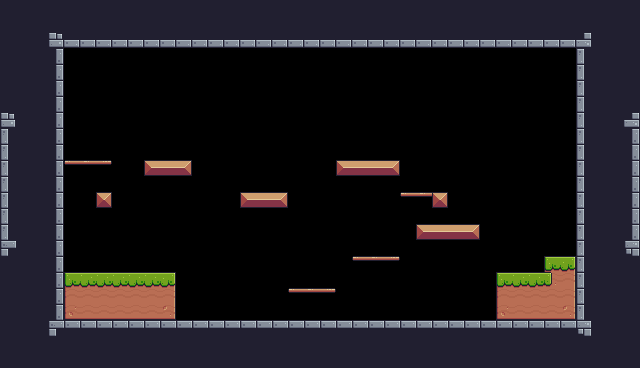

This is a level from a 2D game, rendered from its Tiled map with the project's own tilesets. A one-line summary and the complete map file follow:
An orthogonal 40x23 tile map with 16x16 px tiles, 1 tile layer (Background) and 23 objects (4x Fruit, Player).

<map version="1.10" tiledversion="1.10.2" orientation="orthogonal" renderorder="right-down" width="40" height="23" tilewidth="16" tileheight="16" infinite="0" nextlayerid="4" nextobjectid="53">
 <properties>
  <property name="BacgroundColor" value="White" />
 </properties>
 <tileset firstgid="1" source="BadAdventure.tsx" />
 <layer id="1" name="Background" width="40" height="23">
  <properties>
   <property name="BackgorundColor" value="Gray" />
  </properties>
  <data encoding="csv">
24,24,24,24,24,24,24,24,24,24,24,24,24,24,24,24,24,24,24,24,24,24,24,24,24,24,24,24,24,24,24,24,24,24,24,24,24,24,24,24,
24,24,24,24,24,24,24,24,24,24,24,24,24,24,24,24,24,24,24,24,24,24,24,24,24,24,24,24,24,24,24,24,24,24,24,24,24,24,24,24,
24,24,112,45,46,46,46,46,46,46,46,46,46,46,46,46,46,46,46,46,46,46,46,46,46,46,46,46,46,46,46,46,46,46,46,46,47,24,24,24,
24,24,24,25,0,0,0,0,0,0,0,0,0,0,0,0,0,0,0,0,0,0,0,0,0,0,0,0,0,0,0,0,0,0,0,0,23,24,24,24,
24,24,24,25,0,0,0,0,0,0,0,0,0,0,0,0,0,0,0,0,0,0,0,0,0,0,0,0,0,0,0,0,0,0,0,0,23,24,24,24,
24,24,24,25,0,0,0,0,0,0,0,0,0,0,0,0,0,0,0,0,0,0,0,0,0,0,0,0,0,0,0,0,0,0,0,0,23,24,24,24,
24,24,24,25,0,0,0,0,0,0,0,0,0,0,0,0,0,0,0,0,0,0,0,0,0,0,0,0,0,0,0,0,0,0,0,0,23,24,24,24,
45,24,24,25,0,0,0,0,0,0,0,0,0,0,0,0,0,0,0,0,0,0,0,0,0,0,0,0,0,0,0,0,0,0,0,0,23,24,24,47,
23,24,24,25,0,0,0,0,0,0,0,0,0,0,0,0,0,0,0,0,0,0,0,0,0,0,0,0,0,0,0,0,0,0,0,0,23,24,24,25,
23,24,24,25,0,0,0,0,0,0,0,0,0,0,0,0,0,0,0,0,0,0,0,0,0,0,0,0,0,0,0,0,0,0,0,0,23,24,24,25,
23,24,24,25,40,41,42,0,0,13,14,15,0,0,0,0,0,0,0,0,0,13,14,14,15,0,0,0,0,0,0,0,0,0,0,0,23,24,24,25,
23,24,24,25,0,0,0,0,0,0,0,0,0,0,0,0,0,0,0,0,0,0,0,0,0,0,0,0,0,0,0,0,0,0,0,0,23,24,24,25,
23,24,24,25,0,0,35,0,0,0,0,0,0,0,0,13,14,15,0,0,0,0,0,0,0,40,41,35,0,0,0,0,0,0,0,0,23,24,24,25,
23,24,24,25,0,0,0,0,0,0,0,0,0,0,0,0,0,0,0,0,0,0,0,0,0,0,0,0,0,0,0,0,0,0,0,0,23,24,24,25,
23,24,24,25,0,0,0,0,0,0,0,0,0,0,0,0,0,0,0,0,0,0,0,0,0,0,13,14,14,15,0,0,0,0,0,0,23,24,24,25,
1,24,24,25,0,0,0,0,0,0,0,0,0,0,0,0,0,0,0,0,0,0,0,0,0,0,0,0,0,0,0,0,0,0,0,0,23,24,24,3,
24,24,24,25,0,0,0,0,0,0,0,0,0,0,0,0,0,0,0,0,0,0,40,41,42,0,0,0,0,0,0,0,0,0,7,9,23,24,24,24,
24,24,24,25,7,8,8,8,8,8,9,0,0,0,0,0,0,0,0,0,0,0,0,0,0,0,0,0,0,0,6,7,8,8,33,31,23,24,24,24,
24,24,24,25,29,30,30,30,30,30,31,0,0,0,0,0,0,0,40,41,42,0,0,0,0,0,0,0,0,0,28,29,30,30,30,31,23,24,24,24,
24,24,24,25,51,52,52,52,52,52,53,0,0,0,0,0,0,0,0,0,0,0,0,0,0,0,0,0,0,0,50,51,52,52,52,53,23,24,24,24,
24,24,24,1,2,2,2,2,2,2,2,2,2,2,2,2,2,2,2,2,2,2,2,2,2,2,2,2,2,2,2,2,2,2,2,2,3,24,24,24,
24,24,24,24,24,24,24,24,24,24,24,24,24,24,24,24,24,24,24,24,24,24,24,24,24,24,24,24,24,24,24,24,24,24,24,24,24,24,24,24,
24,24,24,24,24,24,24,24,24,24,24,24,24,24,24,24,24,24,24,24,24,24,24,24,24,24,24,24,24,24,24,24,24,24,24,24,24,24,24,24
</data>
 </layer>
 <objectgroup id="3" name="Parts" class="Platfrom">
  <object id="8" x="48.6667" y="32" width="15.3333" height="304.667" />
  <object id="9" x="50.6667" y="31.3333" width="542.667" height="16" />
  <object id="10" x="577.333" y="32.6667" width="14" height="305.333" />
  <object id="11" x="48" y="321.333" width="542" height="14" />
  <object id="12" x="240.667" y="192" width="47.3333" height="17.3333" />
  <object id="14" x="334.667" y="159.333" width="65.3333" height="15.3333" />
  <object id="19" x="498" y="274.667" width="78" height="45.3333" />
  <object id="20" x="545.333" y="258" width="31.3333" height="15.3333" />
  <object id="23" x="288.063" y="288.188" width="47.8125" height="6.9375" />
  <object id="24" x="352.087" y="256.174" width="47.6957" height="4.82609" />
  <object id="25" x="416.125" y="224.25" width="63.75" height="15.375" />
  <object id="26" x="432.375" y="192.375" width="15.25" height="15.625" />
  <object id="27" x="400.125" y="192.25" width="32.375" height="5" />
  <object id="28" x="144.125" y="160.125" width="47.75" height="15.5" />
  <object id="30" x="64" y="159.875" width="47.0625" height="5.125" />
  <object id="31" x="111.25" y="161.125" width="0.75" height="2.75" />
  <object id="32" x="96.125" y="192.375" width="15.625" height="15.25" />
  <object id="34" x="64" y="272.625" width="110.583" height="47.75" />
 </objectgroup>
 <objectgroup id="2" name="SpawnPoints">
  <object id="3" name="Player" type="Player" x="395.25" y="289.299" width="23.25" height="28.3182" />
  <object id="35" name="Apple" type="Fruit" x="246" y="148.5" width="34.6667" height="41.5" />
  <object id="37" name="Cherries" type="Fruit" x="150.583" y="115.833" width="35.3333" height="41.6667" />
  <object id="38" name="Bananas" type="Fruit" x="74" y="115.458" width="34.875" height="40.5417" />
  <object id="47" name="Orange" type="Fruit" x="350.542" y="119.042" width="30.625" height="37.25" />
 </objectgroup>
</map>
